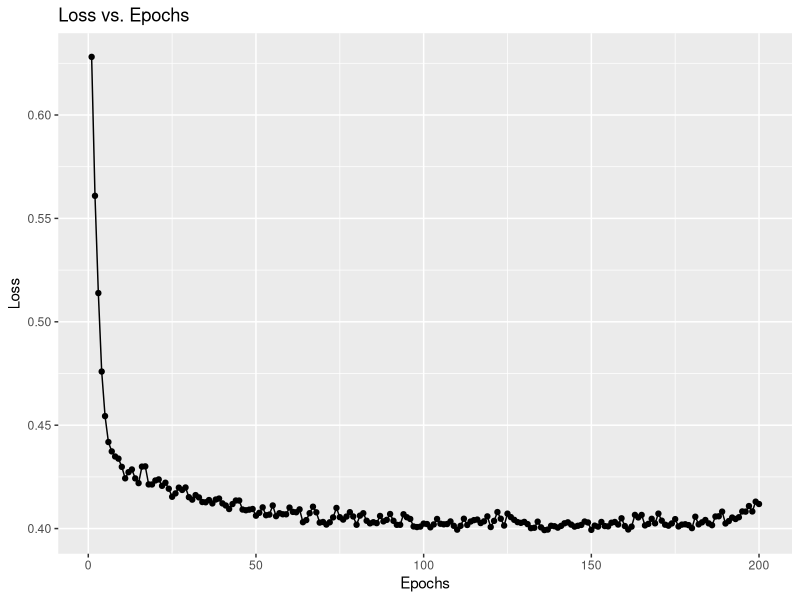
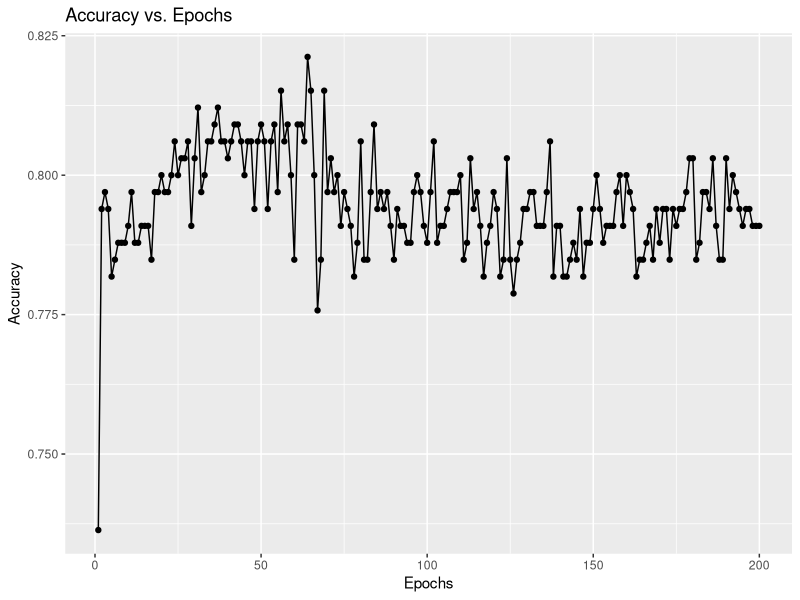
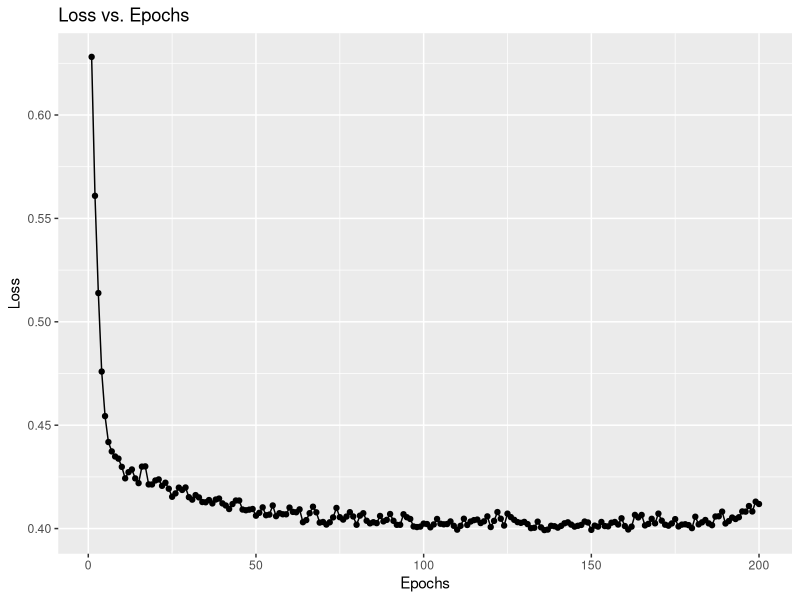
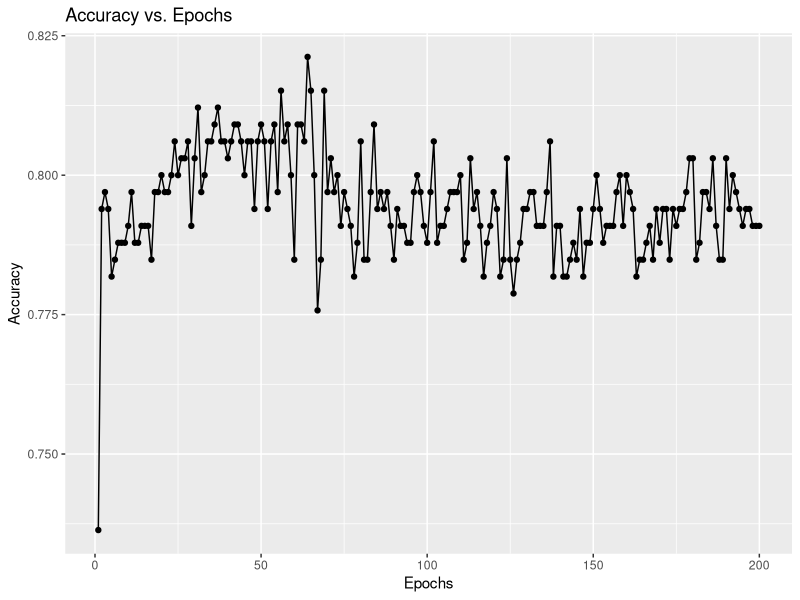

The R script that drew these images, in order:
## ---- chunk 1
# load libraries and data
library(readr)
library(dplyr)
library(ggplot2)
library(gridExtra)
data <- read_csv("model/overfit/data.csv")
## ---- chunk 2
head(data)
## ---- chunk 3
lossPlot <- ggplot(data=data, aes(x=as.numeric(row.names(data)), y=val_loss)) +
        geom_point() +
        geom_line() +
        ggtitle("Loss vs. Epochs") +
        xlab("Epochs") +
        ylab("Loss")

lossPlot
## ---- chunk 4
accuracyPlot <- ggplot(data=data, aes(x=as.numeric(row.names(data)), y=val_binary_accuracy)) +
        geom_point() +
        geom_line() +
        ggtitle("Accuracy vs. Epochs") +
        xlab("Epochs") +
        ylab("Accuracy")

accuracyPlot
## ---- chunk 5

ggsave(filename="model/overfit/plots/loss.png", plot=lossPlot)

ggsave(filename="model/overfit/plots/accuracy.png", plot=accuracyPlot)
